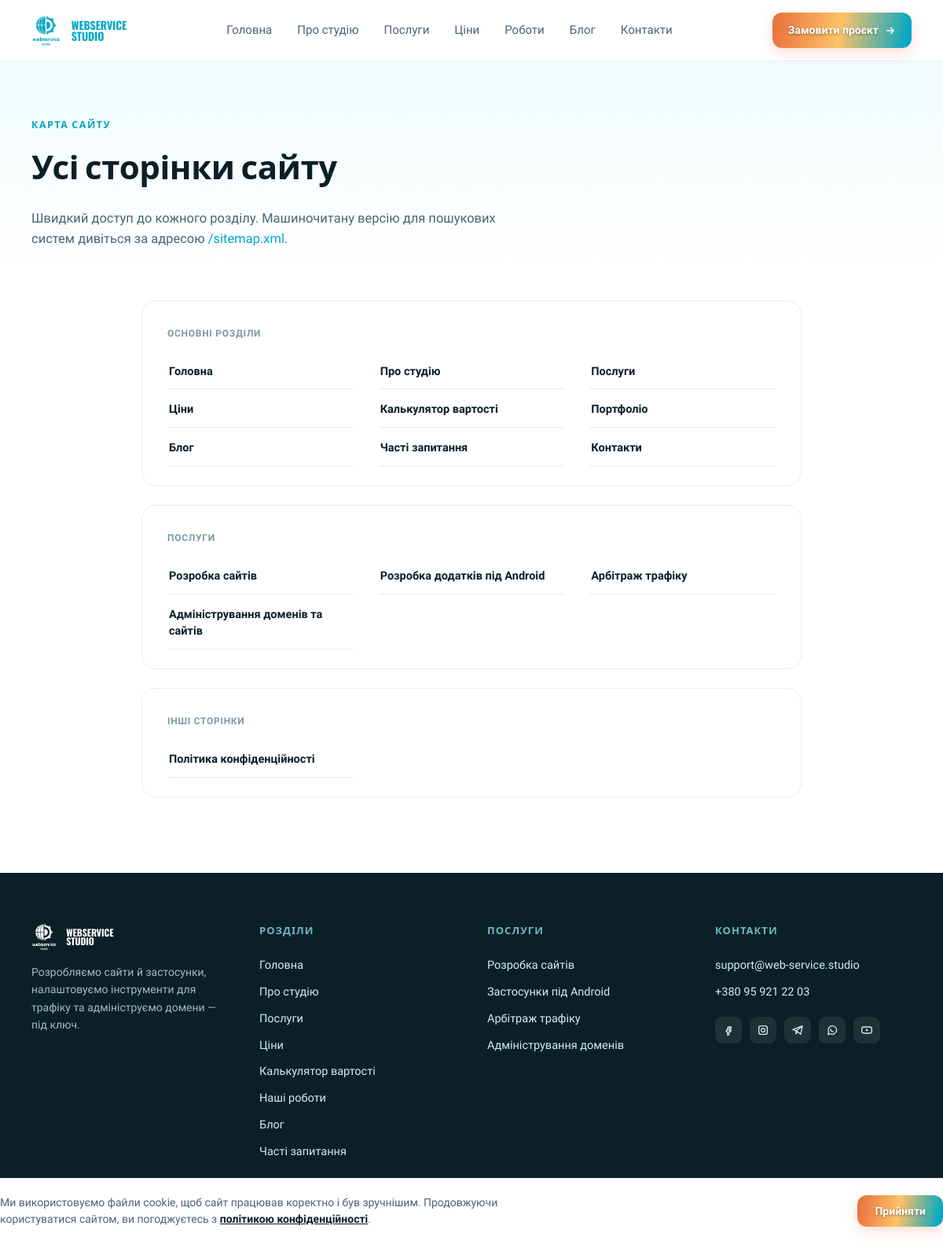
Page /karta-sajtu on the committed database.
### tables this page shows
CREATE TABLE service_categories (
    id          INT UNSIGNED AUTO_INCREMENT PRIMARY KEY,
    name        VARCHAR(150) NOT NULL,
    slug        VARCHAR(160) NOT NULL,
    sort_order  SMALLINT UNSIGNED NOT NULL DEFAULT 0,
    status      ENUM('published','hidden') NOT NULL DEFAULT 'published',
    created_at  TIMESTAMP NOT NULL DEFAULT CURRENT_TIMESTAMP,
    updated_at  TIMESTAMP NOT NULL DEFAULT CURRENT_TIMESTAMP ON UPDATE CURRENT_TIMESTAMP,
    UNIQUE KEY uq_service_categories_slug (slug)
);

CREATE TABLE pages (
    id               INT UNSIGNED AUTO_INCREMENT PRIMARY KEY,
    slug             VARCHAR(100) NOT NULL,
    title            VARCHAR(220) NOT NULL,
    content          LONGTEXT NOT NULL,
    seo_title        VARCHAR(190) NULL,
    seo_description  VARCHAR(320) NULL,
    updated_at       TIMESTAMP NOT NULL DEFAULT CURRENT_TIMESTAMP ON UPDATE CURRENT_TIMESTAMP,
    UNIQUE KEY uq_pages_slug (slug)
);

### index.php (called while the page is built, shortened)
<?php
require __DIR__ . '/includes/bootstrap.php';
require __DIR__ . '/includes/Router.php';
$router = new Router();
$router->get('/assets/uploads/{path}', function (array $params) {
    Upload::serve($params['path'] ?? '');
});
$router->get('/', function () {
    require __DIR__ . '/templates/home.php';
});
$router->get('/poslugy', function () {
    require __DIR__ . '/templates/services.php';
});
$router->get('/tsiny', function () {
    require __DIR__ . '/templates/pricing.php';
});
$router->get('/kalkulyator', function () {
    require __DIR__ . '/templates/calculator.php';
});
$router->get('/portfolio', function () {
    require __DIR__ . '/templates/portfolio.php';
});
$router->get('/portfolio/{slug}', function (array $params) {
    require __DIR__ . '/templates/portfolio-case.php';
});
$router->get('/blog', function () {
    require __DIR__ . '/templates/blog.php';
});
$router->get('/blog/{slug}', function (array $params) {
    require __DIR__ . '/templates/blog-article.php';
});
$router->get('/kontakty', function () {
    require __DIR__ . '/templates/contacts.php';
});
$router->get('/sitemap.xml', function () {
    require __DIR__ . '/templates/sitemap.php';
});
$router->get('/karta-sajtu', function () {
    require __DIR__ . '/templates/sitemap-page.php';
});
$router->get('/chasti-zapytannya', function () {
    require __DIR__ . '/templates/faq.php';
});
$router->post('/kontakty', function () {
    require __DIR__ . '/templates/contacts-submit.php';
});
$router->get('/{slug}', function (array $params) {
    require __DIR__ . '/templates/page.php';
});
$router->dispatch($_SERVER['REQUEST_METHOD'], $_SERVER['REQUEST_URI']);

### includes/helpers.php (called while the page is built, shortened)
<?php
function h($value): string
{
    return htmlspecialchars((string) $value, ENT_QUOTES, 'UTF-8');
}

### includes/Database.php (called while the page is built, shortened)
<?php
final class Database
{
    private static ?PDO $instance = null;
    public static function connect(array $config): PDO
    {
        if (self::$instance !== null) {
            return self::$instance;
        }
        $db = $config['db'];
        $dsn = sprintf(
            'mysql:host=%s;port=%d;dbname=%s;charset=%s',
            $db['host'],
            $db['port'],
            $db['name'],
            $db['charset']
        );
        self::$instance = new PDO($dsn, $db['user'], $db['pass'], [
            PDO::ATTR_ERRMODE => PDO::ERRMODE_EXCEPTION,
            PDO::ATTR_DEFAULT_FETCH_MODE => PDO::FETCH_ASSOC,
            PDO::ATTR_EMULATE_PREPARES => false,
        ]);
        return self::$instance;
    }
}

### includes/Model.php (called while the page is built, shortened)
<?php
abstract class Model
{
    protected static function db(): PDO
    {
        return Database::connect($GLOBALS['config']);
    }
}

### includes/models/ServiceCategory.php (called while the page is built, shortened)
<?php
class ServiceCategory extends Model
{
    public static function published(): array
    {
        $stmt = static::db()->query("SELECT * FROM service_categories WHERE status = 'published' ORDER BY sort_order, name");
        return $stmt->fetchAll();
    }
}

### includes/models/Page.php (called while the page is built, shortened)
<?php
class Page extends Model
{
    public static function sitemapEntries(): array
    {
        return static::db()->query('SELECT slug, title, updated_at FROM pages ORDER BY title')->fetchAll();
    }
}

### templates/sitemap-page.php (the view, shortened to what this page needs)
<?php
$mainPages = [
    ['/', 'Головна'],
    ['/pro-studiyu', 'Про студію'],
    ['/poslugy', 'Послуги'],
    ['/tsiny', 'Ціни'],
    ['/kalkulyator', 'Калькулятор вартості'],
    ['/portfolio', 'Портфоліо'],
    ['/blog', 'Блог'],
    ['/chasti-zapytannya', 'Часті запитання'],
    ['/kontakty', 'Контакти'],
];
$serviceCategories = ServiceCategory::published();
$otherPages = array_filter(Page::sitemapEntries(), static fn (array $p): bool => $p['slug'] !== 'pro-studiyu');
require __DIR__ . '/partials/header.php';
$cardStyle = 'padding:32px 32px 24px;';
$gridStyle = 'display:grid; grid-template-columns:repeat(auto-fill, minmax(200px, 1fr)); gap:4px 32px;';
$linkStyle = 'display:block; padding:11px 2px; font-size:14.5px; font-weight:600; color:var(--color-ink); border-bottom:1px solid var(--color-border);';
$sectionTitleStyle = 'font-size:12px; font-weight:700; color:var(--color-faint); text-transform:uppercase; letter-spacing:0.06em; margin-bottom:18px;';
?>
<main>
  <div class="hero" style="padding-bottom:24px;">
    <div class="container">
      <span class="eyebrow">Карта сайту</span>
      <h1 style="max-width:620px;">Усі сторінки сайту</h1>
      <p class="lead">Швидкий доступ до кожного розділу. Машиночитану версію для пошукових систем дивіться за адресою <a href="/sitemap.xml" style="color:var(--color-brand);">/sitemap.xml</a>.</p>
    </div>
  </div>
  <div class="container" style="padding:40px 40px 96px 40px; max-width:920px; display:flex; flex-direction:column; gap:24px;">
    <div class="card" style="<?= $cardStyle ?>">
      <p style="<?= $sectionTitleStyle ?>">Основні розділи</p>
      <div style="<?= $gridStyle ?>">
        <?php foreach ($mainPages as [$url, $label]): ?>
          <a href="<?= h($url) ?>" style="<?= $linkStyle ?>"><?= h($label) ?></a>
        <?php endforeach; ?>
      </div>
    </div>
    <?php if ($serviceCategories): ?>
    <div class="card" style="<?= $cardStyle ?>">
      <p style="<?= $sectionTitleStyle ?>">Послуги</p>
      <div style="<?= $gridStyle ?>">
        <?php foreach ($serviceCategories as $cat): ?>
          <a href="/poslugy#<?= h($cat['slug']) ?>" style="<?= $linkStyle ?>"><?= h($cat['name']) ?></a>
        <?php endforeach; ?>
      </div>
    </div>
    <?php endif; ?>
    <?php if ($otherPages): ?>
    <div class="card" style="<?= $cardStyle ?>">
      <p style="<?= $sectionTitleStyle ?>">Інші сторінки</p>
      <div style="<?= $gridStyle ?>">
        <?php foreach ($otherPages as $page): ?>
          <a href="/<?= h($page['slug']) ?>" style="<?= $linkStyle ?>"><?= h($page['title']) ?></a>
        <?php endforeach; ?>
      </div>
    </div>
    <?php endif; ?>
  </div>
</main>
<?php require __DIR__ . '/partials/footer.php'; ?>

### includes/Router.php (shortened to what this page needs)
<?php
final class Router
{
    private array $routes = [];
    public function get(string $pattern, callable $handler): void
    {
        $this->routes['GET'][$pattern] = $handler;
    }
    public function post(string $pattern, callable $handler): void
    {
        $this->routes['POST'][$pattern] = $handler;
    }
    public function dispatch(string $method, string $uri): void
    {
        $path = parse_url($uri, PHP_URL_PATH) ?? '/';
        $path = '/' . trim($path, '/');
        if ($path !== '/') {
            $path = rtrim($path, '/');
        }
        $lookupMethod = $method === 'HEAD' ? 'GET' : $method;
        $handlers = $this->routes[$lookupMethod] ?? [];
        foreach ($handlers as $pattern => $handler) {
            $regex = $this->compile($pattern);
            if (preg_match($regex, $path, $matches)) {
                $params = array_filter($matches, 'is_string', ARRAY_FILTER_USE_KEY);
                $handler($params);
                return;
            }
        }
    }
    private function compile(string $pattern): string
    {
        $regex = preg_replace_callback('#\{([a-zA-Z_]+)\}#', function (array $m): string {
            $inner = $m[1] === 'path' ? '.+' : '[^/]+';
            return '(?P<' . $m[1] . '>' . $inner . ')';
        }, $pattern);
        return '#^' . $regex . '$#u';
    }
}

### assets/css/main.css (style rules this page uses)
:root { --color-brand: #00A7C7; --color-brand-dark: #007C93; --color-ink: #0B1F26; --color-ink-soft: #34474E; --color-muted: #4B6570; --color-faint: #7C99A1; --color-border: #E4EEF0; --color-tint: #F1FBFC; --color-tint-2: #CDEEF3; --color-surface: #F7FBFC; --color-accent-orange: #E76F3D; --color-accent-peach: #FEAB6B; --color-accent-coral: #FF8A8A; --color-accent-gold: #FFC166; --color-accent-violet: #9693E6; --font-heading: 'Manrope', system-ui, sans-serif; --font-body: 'Work Sans', system-ui, sans-serif; --font-logo: 'Oswald', system-ui, sans-serif; }
* { box-sizing: border-box; }
html { overflow-x: clip; width: 100%; }
body { margin: 0; font-family: var(--font-body); background: #FFFFFF; color: var(--color-ink); line-height: 1.5; overflow-x: clip; width: 100%; }
h1, h2, h3, h4 { font-family: var(--font-heading); margin: 0 0 0.5em 0; letter-spacing: -0.01em; overflow-wrap: break-word; }
p { overflow-wrap: break-word; }
p { margin: 0; }
a { color: var(--color-brand); text-decoration: none; }
.container { max-width: 1360px; margin: 0 auto; padding: 0 40px; }
.eyebrow { font-family: var(--font-heading); font-weight: 700; font-size: 12.5px; letter-spacing: 0.12em; text-transform: uppercase; color: var(--color-brand); display: block; margin-bottom: 12px; }
.hero { background: linear-gradient(180deg, var(--color-tint) 0%, #FFFFFF 100%); padding: 72px 0 48px; }
.hero h1 { font-size: 42px; font-weight: 800; max-width: 720px; }
.hero p.lead { font-size: 16.5px; line-height: 1.6; color: var(--color-muted); max-width: 640px; margin-top: 18px; }
.card { background: #FFFFFF; border: 1px solid var(--color-border); border-radius: 18px; }

### rows in the picture
service_categories: name "Розробка сайтів"
service_categories: name "Розробка додатків під Android"
service_categories: name "Арбітраж трафіку"
service_categories: name "Адміністрування доменів та сайтів"
pages: title "Політика конфіденційності"

### other values in the picture
$label "Головна"
$label "Про студію"
$label "Послуги"
$label "Ціни"
$label "Роботи"
$label "Блог"
$label "Контакти"
$label "Калькулятор вартості"
$label "Портфоліо"
$label "Часті запитання"
$footerEmail "support@web-service.studio"
